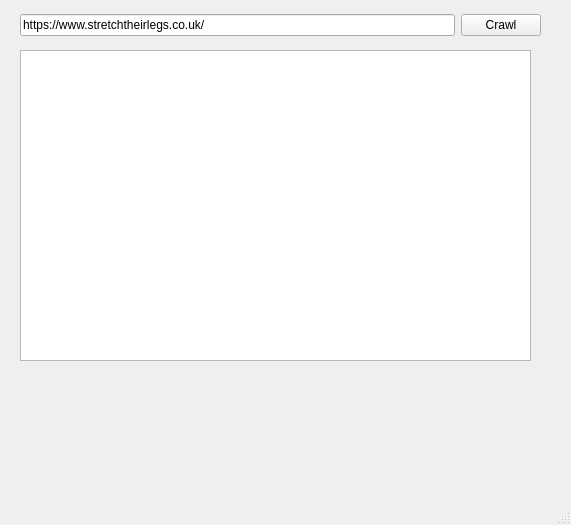
<?xml version="1.0" encoding="UTF-8"?>
<ui version="4.0">
 <class>MainWindow</class>
 <widget class="QMainWindow" name="MainWindow">
  <property name="geometry">
   <rect>
    <x>0</x>
    <y>0</y>
    <width>571</width>
    <height>525</height>
   </rect>
  </property>
  <property name="maximumSize">
   <size>
    <width>16777215</width>
    <height>525</height>
   </size>
  </property>
  <property name="windowTitle">
   <string>MainWindow</string>
  </property>
  <widget class="QWidget" name="centralwidget">
   <widget class="QPlainTextEdit" name="textOutput">
    <property name="geometry">
     <rect>
      <x>20</x>
      <y>50</y>
      <width>511</width>
      <height>311</height>
     </rect>
    </property>
   </widget>
   <widget class="QWidget" name="layoutWidget">
    <property name="geometry">
     <rect>
      <x>20</x>
      <y>10</y>
      <width>521</width>
      <height>31</height>
     </rect>
    </property>
    <layout class="QHBoxLayout" name="horizontalLayout">
     <item>
      <widget class="QLineEdit" name="inputURL">
       <property name="text">
        <string>https://www.stretchtheirlegs.co.uk/</string>
       </property>
      </widget>
     </item>
     <item>
      <widget class="QPushButton" name="btnCrawl">
       <property name="text">
        <string>Crawl</string>
       </property>
      </widget>
     </item>
    </layout>
   </widget>
  </widget>
  <widget class="QMenuBar" name="menubar">
   <property name="geometry">
    <rect>
     <x>0</x>
     <y>0</y>
     <width>571</width>
     <height>22</height>
    </rect>
   </property>
  </widget>
  <widget class="QStatusBar" name="statusbar"/>
 </widget>
 <resources/>
 <connections/>
</ui>
